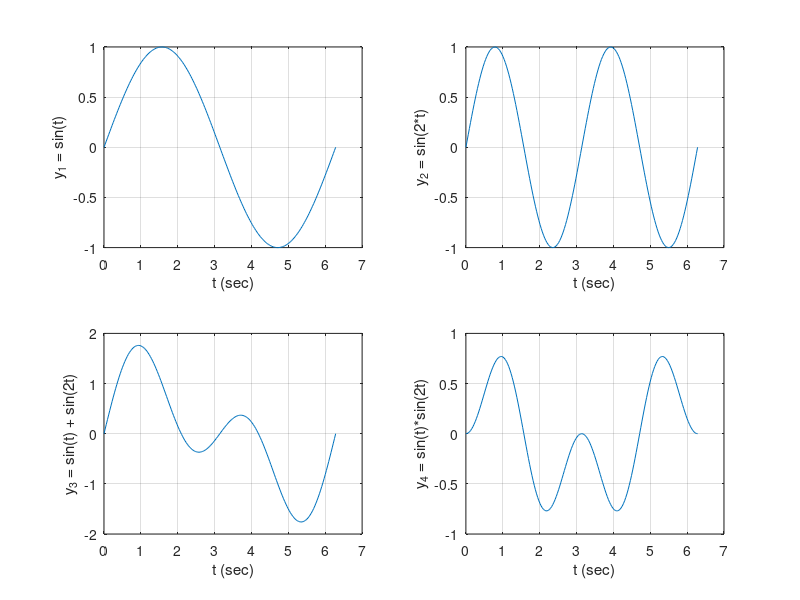

Source code (MATLAB):
t=0:0.01*pi:2*pi;
y1=sin(t);
y2=sin(2*t);
y3=sin(t)+sin(2*t);
y4=(sin(t)).*(sin(2*t));
subplot(2,2,1),plot(t,y1),grid
xlabel('t (sec)'),ylabel('y_1 = sin(t)')
subplot(2,2,2), plot(t,y2), grid
xlabel('t (sec)'),ylabel('y_2 = sin(2*t)')
subplot(2,2,3), plot(t,y3), grid
xlabel('t (sec)'),ylabel('y_3 = sin(t) + sin(2t)')
subplot(2,2,4), plot(t,y4), grid
xlabel('t (sec)'),ylabel('y_4 = sin(t)*sin(2t)')